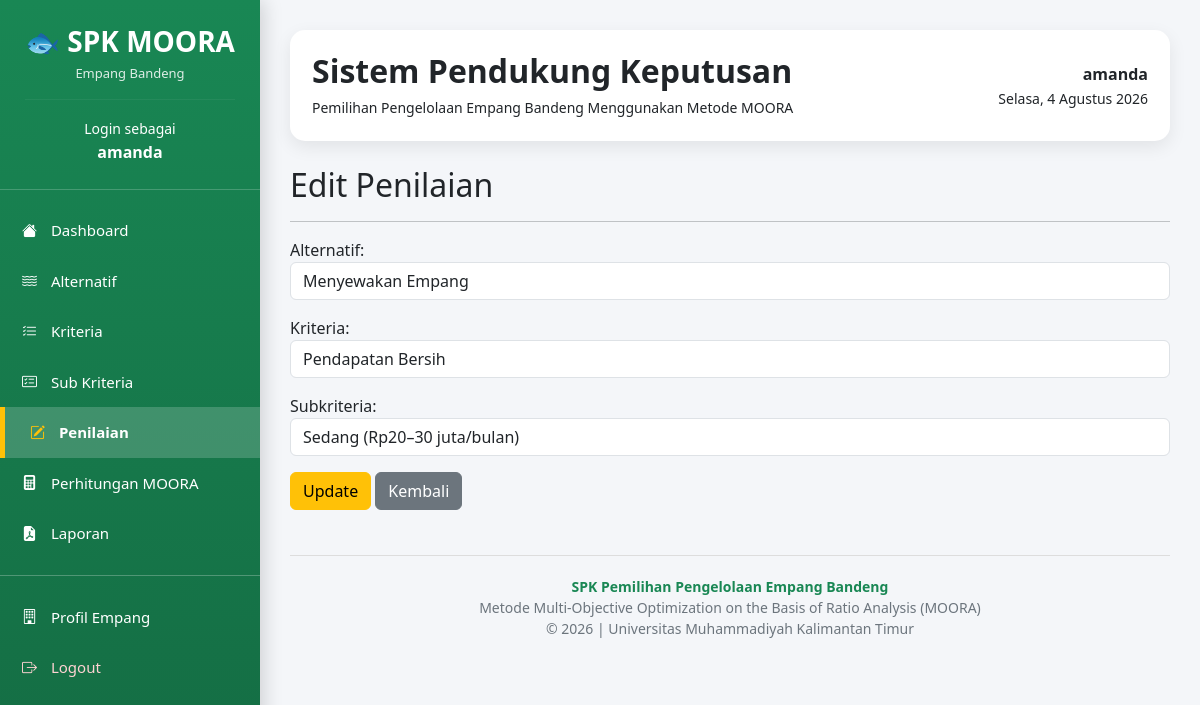
/penilaian/edit/3/ (signed in), run on the app's committed database.
### penilaian/models.py (models this page shows, shortened)
class Penilaian(models.Model):
    alternatif = models.ForeignKey(
        Alternatif,
        on_delete=models.CASCADE
    )
    kriteria = models.ForeignKey(
        Kriteria,
        on_delete=models.CASCADE
    )
    subkriteria = models.ForeignKey(
        SubKriteria,
        on_delete=models.CASCADE
    )

### penilaian/views.py (the view)
# urls.py: path("edit/<int:id>/", views.edit, name="edit_alternatif"),
@login_required
def edit(request, id):
    data = get_object_or_404(
        Penilaian,
        id=id
    )
    form = PenilaianForm(
        request.POST or None,
        instance=data
    )
    if form.is_valid():
        form.save()
        return redirect("penilaian")
    return render(
        request,
        "penilaian/edit.html",
        {
            "form": form
        }
    )

### penilaian/forms.py
class PenilaianForm(forms.ModelForm):
    class Meta:
        model = Penilaian
        fields = "__all__"
        widgets = {
            "alternatif": forms.Select(attrs={"class": "form-control"}),
            "kriteria": forms.Select(attrs={"class": "form-control"}),
            "subkriteria": forms.Select(attrs={"class": "form-control"}),
        }
    def __init__(self, *args, **kwargs):
        super().__init__(*args, **kwargs)
        self.fields["subkriteria"].queryset = SubKriteria.objects.none()
        if "kriteria" in self.data:
            try:
                kriteria_id = int(self.data.get("kriteria"))
                self.fields["subkriteria"].queryset = (
                    SubKriteria.objects.filter(
                        kriteria_id=kriteria_id
                    )
                )
            except (ValueError, TypeError):
                pass
        elif self.instance.pk:
            self.fields["subkriteria"].queryset = (
                SubKriteria.objects.filter(
                    kriteria=self.instance.kriteria
                )
            )

### alternatif/models.py (called while the page is built)
    def __str__(self):
        return self.nama

### kriteria/models.py (called while the page is built)
    def __str__(self):
        return self.nama

### subkriteria/models.py (called while the page is built)
    def __str__(self):
        return self.deskripsi

### templates/penilaian/edit.html (shortened to what this page needs)
{% extends 'layouts/base.html' %} {% block content %}
<h2>Edit Penilaian</h2>
<hr />
<form method="POST">
  {% csrf_token %} {{ form.as_p }}
  <button type="submit" class="btn btn-warning">Update</button>
  <a href="{% url 'penilaian' %}" class="btn btn-secondary"> Kembali </a>
</form>
{% endblock %}

### templates/layouts/base.html (shortened to what this page needs)
<!doctype html>
<html lang="id">
  <head>
    <link href="https://cdn.jsdelivr.net/npm/bootstrap@5.3.3/dist/css/bootstrap.min.css" rel="stylesheet" />
    <link rel="stylesheet" href="https://cdn.jsdelivr.net/npm/bootstrap-icons@1.11.3/font/bootstrap-icons.min.css" />
  </head>
  <body>
    <div class="sidebar">
      <div class="logo">
        <h3>🐟 SPK MOORA</h3>
        <p>Empang Bandeng</p>
        <hr />
        <small>Login sebagai</small>
        <br />
        <strong>{{ request.user.username }}</strong>
      </div>
      <div class="menu">
        <a href="/" class="{% if request.path == '/' %}active{% endif %}">
          <i class="bi bi-house-fill"></i>
          Dashboard
        </a>
        <a href="/alternatif/" class="{% if '/alternatif/' in request.path %}active{% endif %}">
          <i class="bi bi-water"></i>
          Alternatif
        </a>
        <a href="/kriteria/" class="{% if '/kriteria/' in request.path %}active{% endif %}">
          <i class="bi bi-list-check"></i>
          Kriteria
        </a>
        <a href="/subkriteria/" class="{% if '/subkriteria/' in request.path %}active{% endif %}">
          <i class="bi bi-card-checklist"></i>
          Sub Kriteria
        </a>
        <a href="/penilaian/" class="{% if '/penilaian/' in request.path %}active{% endif %}">
          <i class="bi bi-pencil-square"></i>
          Penilaian
        </a>
        <a href="/moora/" class="{% if '/moora/' in request.path %}active{% endif %}">
          <i class="bi bi-calculator-fill"></i>
          Perhitungan MOORA
        </a>
        <a href="/laporan/" class="{% if '/laporan/' in request.path %}active{% endif %}">
          <i class="bi bi-file-earmark-pdf-fill"></i>
          Laporan
        </a>
        <hr class="text-white" />
        <a href="/profil/" class="{% if '/profil/' in request.path %}active{% endif %}">
          <i class="bi bi-building"></i>
          Profil Empang
        </a>
        <a href="{% url 'logout' %}" class="logout">
          <i class="bi bi-box-arrow-right"></i>
          Logout
        </a>
      </div>
    </div>
    <div class="content">
      <div class="topbar d-flex justify-content-between align-items-center">
        <div>
          <h2>Sistem Pendukung Keputusan</h2>
          <small> Pemilihan Pengelolaan Empang Bandeng Menggunakan Metode MOORA </small>
        </div>
        <div class="text-end">
          <strong>{{ request.user.username }}</strong>
          <br />
          <small id="tanggal"></small>
        </div>
      </div>
      {% block content %} {% endblock %}
      <footer>
        <strong>SPK Pemilihan Pengelolaan Empang Bandeng</strong>
        <br />
        Metode Multi-Objective Optimization on the Basis of Ratio Analysis (MOORA)
        <br />
        © 2026 | Universitas Muhammadiyah Kalimantan Timur
      </footer>
    </div>
  </body>
</html>

### templates/layouts/base.html (style rules this page uses)
* { font-family: "Segoe UI", sans-serif; }
body { background: #f4f6f9; }
.sidebar { position: fixed; top: 0; left: 0; width: 260px; height: 100vh; overflow-y: auto; background: linear-gradient(180deg, #198754, #146c43); color: white; box-shadow: 4px 0 18px rgba(0, 0, 0, 0.15); z-index: 999; }
.logo { text-align: center; padding: 25px; border-bottom: 1px solid rgba(255, 255, 255, 0.2); }
.logo h3 { font-weight: bold; margin-bottom: 5px; }
.logo p { margin: 0; opacity: 0.85; font-size: 13px; }
.logo hr { border-color: rgba(255, 255, 255, 0.2); }
.menu { margin-top: 15px; }
.menu a { display: block; color: white; text-decoration: none; padding: 14px 22px; transition: 0.25s; font-size: 15px; }
.menu a.active { background: rgba(255, 255, 255, 0.18); border-left: 5px solid #ffc107; padding-left: 25px; font-weight: 600; }
.menu a.active i { color: #ffc107; }
.menu a.logout { color: #ffd3d3; }
.menu i { margin-right: 10px; }
.content { margin-left: 260px; padding: 30px; min-height: 100vh; }
.topbar { background: white; border-radius: 15px; padding: 22px; box-shadow: 0 6px 18px rgba(0, 0, 0, 0.08); margin-bottom: 25px; }
.topbar h2 { font-weight: 700; margin-bottom: 5px; }
footer { margin-top: 45px; padding: 20px; text-align: center; color: #6c757d; border-top: 1px solid #ddd; font-size: 14px; }
footer strong { color: #198754; }

### data on the page
Penilaian: alternatif "Menyewakan Empang", kriteria "Pendapatan Bersih", subkriteria "Sedang (Rp20–30 juta/bulan)"

### other printed values
{{ request.user.username }} "amanda"
